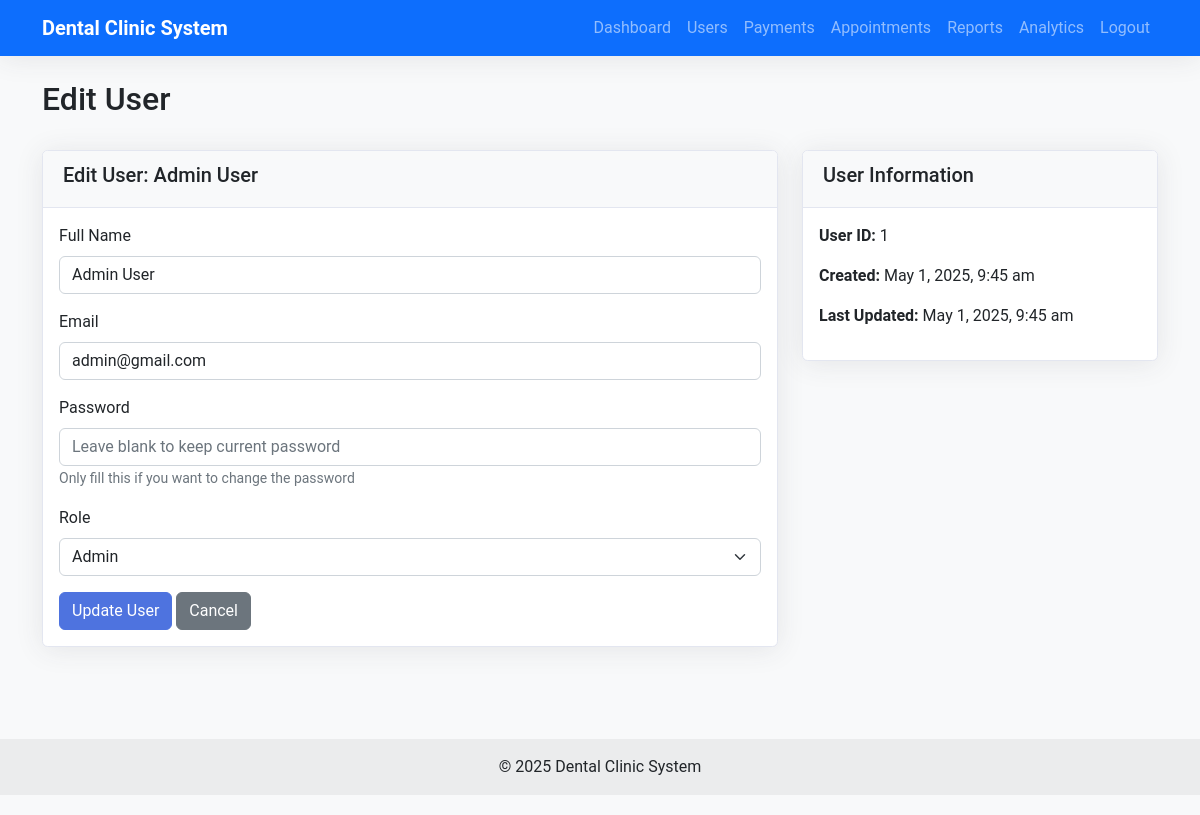
/admin/edit_user.php?id=1 (signed in), run on the app's committed database.
### tables this page shows
CREATE TABLE users (
    id INT(11) AUTO_INCREMENT PRIMARY KEY,
    name VARCHAR(100) NOT NULL,
    email VARCHAR(100) NOT NULL UNIQUE,
    password VARCHAR(255) NOT NULL,
    role ENUM('patient', 'doctor', 'admin') NOT NULL DEFAULT 'patient',
    specialization VARCHAR(100) NULL,
    phone VARCHAR(20) NULL,
    address TEXT NULL,
    date_of_birth DATE NULL,
    gender ENUM('male', 'female', 'other') NULL,
    profile_picture VARCHAR(255) NULL,
    created_at TIMESTAMP DEFAULT CURRENT_TIMESTAMP,
    updated_at TIMESTAMP DEFAULT CURRENT_TIMESTAMP ON UPDATE CURRENT_TIMESTAMP,
    INDEX idx_role (role),
    INDEX idx_email (email)
);

### includes/functions.php (called while the page is built, shortened)
<?php
function format_date($date) {
    return date("F j, Y, g:i a", strtotime($date));
}
?>

### admin/edit_user.php (the view, shortened to what this page needs)
<?php
include_once('../includes/header.php');
$user_id = isset($_GET['id']) ? intval($_GET['id']) : 0;
$user_sql = "SELECT * FROM users WHERE id = ?";
$user_stmt = $conn->prepare($user_sql);
$user_stmt->bind_param("i", $user_id);
$user_stmt->execute();
$user_result = $user_stmt->get_result();
$user = $user_result->fetch_assoc();
?>
<div class="row">
    <div class="col-md-12">
        <h2>Edit User</h2>
    </div>
</div>
<div class="row mt-4">
    <div class="col-md-8">
        <div class="card">
            <div class="card-header">
                <h5>Edit User: <?php echo htmlspecialchars($user['name']); ?></h5>
            </div>
            <div class="card-body">
                <form method="post" action="">
                    <div class="mb-3">
                        <label for="name" class="form-label">Full Name</label>
                        <input type="text" class="form-control" id="name" name="name" required value="<?php echo htmlspecialchars($user['name']); ?>">
                    </div>
                    <div class="mb-3">
                        <label for="email" class="form-label">Email</label>
                        <input type="email" class="form-control" id="email" name="email" required value="<?php echo htmlspecialchars($user['email']); ?>">
                    </div>
                    <div class="mb-3">
                        <label for="password" class="form-label">Password</label>
                        <input type="password" class="form-control" id="password" name="password" placeholder="Leave blank to keep current password">
                        <small class="text-muted">Only fill this if you want to change the password</small>
                    </div>
                    <div class="mb-3">
                        <label for="role" class="form-label">Role</label>
                        <select class="form-select" id="role" name="role" required onchange="toggleSpecialization()">
                            <option value="admin" <?php echo $user['role'] == 'admin' ? 'selected' : ''; ?>>Admin</option>
                        </select>
                    </div>
                    <button type="submit" name="update_user" class="btn btn-primary">Update User</button>
                    <a href="user_management.php" class="btn btn-secondary">Cancel</a>
                </form>
            </div>
        </div>
    </div>
    <div class="col-md-4">
        <div class="card">
            <div class="card-header">
                <h5>User Information</h5>
            </div>
            <div class="card-body">
                <p><strong>User ID:</strong> <?php echo $user['id']; ?></p>
                <p><strong>Created:</strong> <?php echo isset($user['created_at']) ? format_date($user['created_at']) : 'N/A'; ?></p>
                <p><strong>Last Updated:</strong> <?php echo isset($user['updated_at']) ? format_date($user['updated_at']) : 'N/A'; ?></p>
            </div>
        </div>
    </div>
</div>
<?php include_once('../includes/footer.php'); ?>

### assets/css/style.css (style rules this page uses)
body { background-color: #f8f9fa; font-family: 'Roboto', sans-serif; }
.card { box-shadow: 0 0.15rem 1.75rem 0 rgba(58, 59, 69, 0.1); border: 1px solid #e3e6f0; border-radius: 0.35rem; margin-bottom: 1.5rem; }
.card-header { background-color: #f8f9fa; border-bottom: 1px solid #e3e6f0; padding: 0.75rem 1.25rem; }
.btn-primary { background-color: #4e73df; border-color: #4e73df; }

### data on the page
users: name "Admin User", email "admin@gmail.com", role "Admin", id "1", created_at "May 1, 2025, 9:45 am", updated_at "May 1, 2025, 9:45 am"
